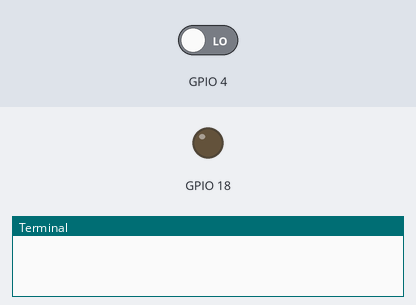
Recording of a program running on a simulated Raspberry Pi (BCM pin numbers). Parts: output pins drawn as LEDs (lit = HIGH), the last lines printed to the terminal. Inputs (shaded band) come from the test bench; at power-on: GPIO 4 LOW.

Above: at 1.2 s.
1.3 s: GPIO 4 driven HIGH
At 1.9 s:
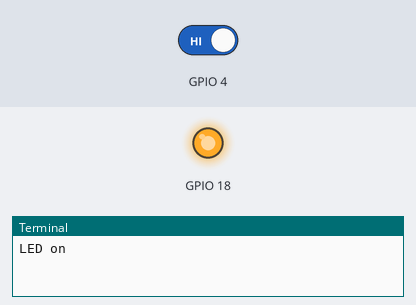
2.8 s: GPIO 4 driven LOW
At 4.6 s:
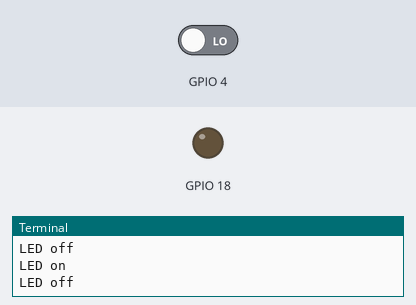
Timing chart, 0 to 6.1 s (numbered marks = the images above; inputs shaded):
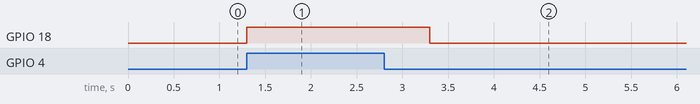

Measured:
- after the input at 1.3 s, GPIO 18: LOW → HIGH at once
- after the input at 2.8 s, GPIO 18: HIGH → LOW after 0.50 s

The program:

INTERFACING_TOUCH_SENSOR_WITH_LED.py
```python
import RPi.GPIO as GPIO
import time
GPIO.setmode(GPIO.BCM)
GPIO.setwarnings(False)

GPIO.setup(4, GPIO.IN)     # Touch sensor (BCM pin 4)
GPIO.setup(18, GPIO.OUT)   # LED (BCM pin 18)

GPIO.setup(4, GPIO.IN)     # Touch sensor (BCM pin 4)
GPIO.setup(18, GPIO.OUT)   # LED (BCM pin 18)

while True:
    if GPIO.input(4):  # If touch detected
        print("LED on")
        GPIO.output(18, GPIO.HIGH)  # Turn LED on
        time.sleep(1)
        print("LED off")
        GPIO.output(18, GPIO.LOW)  # Turn LED off
    else:
        GPIO.output(18, GPIO.LOW)  # Ensure LED is off when no touch
```
